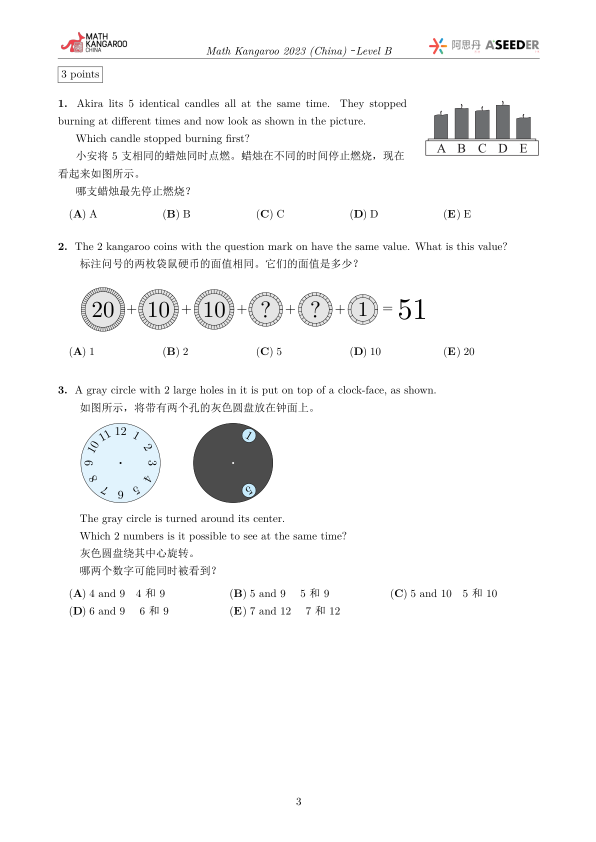
#> input picture B-2023/assets/page_01.png, 1191 x 1684 px (shown at 1/2 size)
$ python _crop_all.py
#> lines starting #> are read from the running program, lines starting #| are printed output that depends on the picture
# -*- coding: utf-8 -*-
"""Crop 2023 Level B figures from pages (1191×1684). Lives in assets/."""
from __future__ import annotations
from pathlib import Path
from PIL import Image

ASSETS = Path(__file__).resolve().parent

CROPS: dict[str, tuple[int, tuple[int, int, int, int]]] = {
    "q1_stem.png": (1, (80, 220, 1110, 780)),
    "q1_options.png": (1, (80, 700, 900, 900)),
    "q2_stem.png": (1, (80, 920, 1110, 1250)),
    "q2_options.png": (1, (80, 1200, 700, 1380)),
    "q3_stem.png": (1, (250, 1400, 940, 1620)),
    "q3_options.png": (1, (80, 1500, 900, 1650)),
    "q4_stem.png": (2, (80, 140, 1110, 780)),
    "q4_options.png": (2, (80, 700, 900, 980)),
    "q5_stem.png": (2, (80, 1000, 1110, 1480)),
    "q5_options.png": (2, (80, 1450, 800, 1620)),
    "q6_stem.png": (3, (80, 140, 1110, 700)),
    "q6_options.png": (3, (80, 450, 1110, 780)),
    "q7_stem.png": (3, (80, 820, 1110, 1100)),
    "q7_options.png": (3, (80, 1050, 700, 1200)),
    "q8_stem.png": (3, (80, 1220, 1110, 1580)),
    "q8_options.png": (3, (80, 1380, 1110, 1600)),
    "q9_stem.png": (4, (80, 200, 1110, 700)),
    "q9_options.png": (4, (80, 500, 1110, 820)),
    "q10_stem.png": (4, (80, 860, 1110, 1180)),
    "q10_options.png": (4, (80, 1120, 900, 1320)),
    "q11_stem.png": (4, (80, 1340, 1110, 1620)),
    "q11_options.png": (4, (80, 1450, 1110, 1640)),
    "q12_stem.png": (5, (80, 140, 1110, 620)),
    "q12_options.png": (5, (80, 560, 700, 720)),
    "q13_stem.png": (5, (80, 740, 1110, 980)),
    "q13_options.png": (5, (80, 920, 700, 1080)),
    "q14_stem.png": (5, (80, 1100, 1110, 1420)),
    "q14_options.png": (5, (80, 1360, 700, 1500)),
    "q15_stem.png": (5, (250, 1500, 940, 1640)),
    "q15_options.png": (5, (80, 1560, 700, 1660)),
    "q16_stem.png": (6, (80, 140, 1110, 780)),
    "q16_options.png": (6, (80, 650, 1110, 900)),
    "q17_stem.png": (6, (80, 980, 1110, 1280)),
    "q17_options.png": (6, (80, 1220, 700, 1380)),
    "q18_stem.png": (6, (80, 1400, 1110, 1600)),
    "q18_options.png": (6, (80, 1480, 1110, 1640)),
    "q19_stem.png": (6, (80, 1520, 1110, 1640)),
    "q19_options.png": (6, (80, 1560, 700, 1660)),
    "q20_stem.png": (7, (80, 140, 1110, 720)),
    "q20_options.png": (7, (80, 600, 900, 820)),
    "q21_stem.png": (7, (80, 860, 1110, 1180)),
    "q21_options.png": (7, (80, 1120, 700, 1280)),
    "q22_stem.png": (7, (80, 1300, 1110, 1600)),
    "q22_options.png": (7, (80, 1480, 900, 1640)),
    "q23_stem.png": (8, (80, 140, 1110, 700)),
    "q23_options.png": (8, (80, 600, 700, 820)),
    "q24_stem.png": (8, (80, 860, 1110, 1500)),
    "q24_options.png": (8, (80, 1100, 1110, 1580)),
}


def main():
    for name, (page, box) in CROPS.items():
        src = ASSETS / f"page_{page:02d}.png"
        if not src.exists():
            print("missing", src)
            continue
        crop = Image.open(src).crop(box)
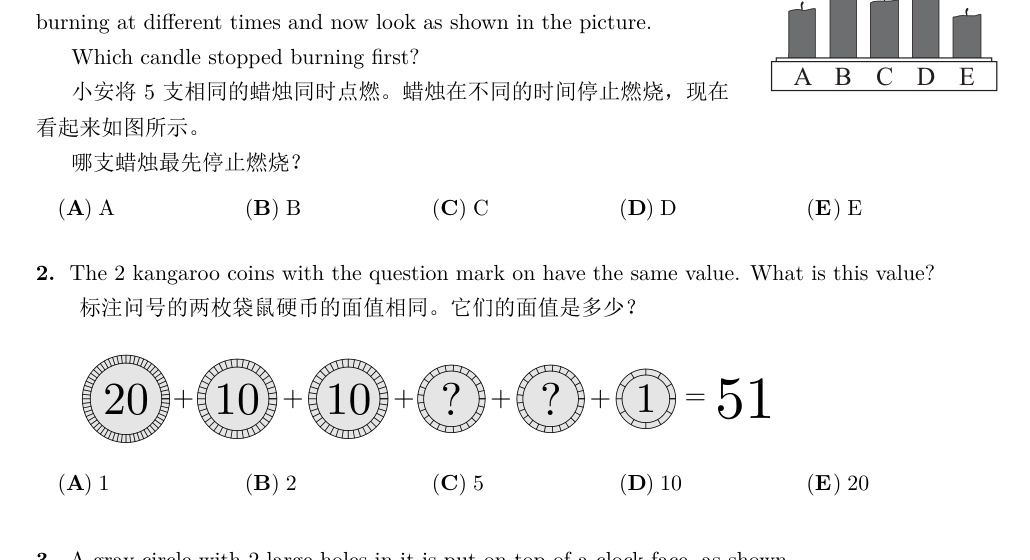
#> crop: PIL image 1030x560 RGB; mean R, G, B 243.3, 243.3, 243.4
        crop.save(ASSETS / name)
        print("ok", name, crop.size)
#| ok q1_stem.png (1030, 560)


if __name__ == "__main__":
    main()
